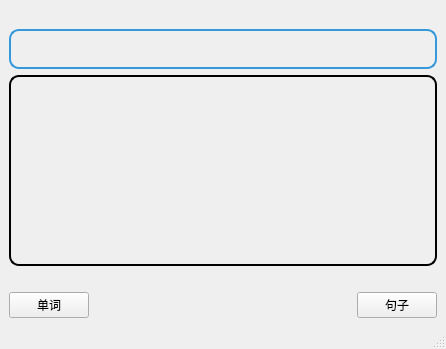
<?xml version="1.0" encoding="UTF-8"?>
<ui version="4.0">
 <class>MainWindow</class>
 <widget class="QMainWindow" name="MainWindow">
  <property name="geometry">
   <rect>
    <x>0</x>
    <y>0</y>
    <width>446</width>
    <height>349</height>
   </rect>
  </property>
  <property name="windowTitle">
   <string>MainWindow</string>
  </property>
  <widget class="QWidget" name="centralwidget">
   <layout class="QGridLayout" name="gridLayout">
    <item row="0" column="0">
     <layout class="QVBoxLayout" name="verticalLayout_2">
      <item>
       <layout class="QVBoxLayout" name="verticalLayout">
        <item>
         <spacer name="horizontalSpacer_2">
          <property name="orientation">
           <enum>Qt::Horizontal</enum>
          </property>
          <property name="sizeHint" stdset="0">
           <size>
            <width>40</width>
            <height>20</height>
           </size>
          </property>
         </spacer>
        </item>
        <item>
         <layout class="QHBoxLayout" name="horizontalLayout">
          <item>
           <widget class="QLineEdit" name="lineEdit">
            <property name="styleSheet">
             <string notr="true">QLineEdit {
    border: 2px solid #3498db;
    border-radius: 10px;
    padding: 10px;
    background-color: transparent;
    color: #3498db;
    selection-background-color: #3498db;
    selection-color: #ffffff;
}

QLineEdit:hover {
    border: 2px solid #2980b9;
    background: qlineargradient(x1: 0, y1: 0, x2: 0, y2: 1, stop: 0 #3498db, stop: 1 rgba(52, 152, 219, 100));
}

QLineEdit:focus {
    border: 2px solid #1f5a99;
    background-color: transparent;
}</string>
            </property>
           </widget>
          </item>
         </layout>
        </item>
        <item>
         <widget class="QTextEdit" name="textEdit">
          <property name="styleSheet">
           <string notr="true">QTextEdit {
    border: 2px solid;
    border-radius: 10px;
    padding: 10px;
    background-color: transparent;
    color: #000000;
    selection-background-color: #3498db;
    selection-color: #ffffff;
}</string>
          </property>
         </widget>
        </item>
       </layout>
      </item>
      <item>
       <spacer name="horizontalSpacer_3">
        <property name="orientation">
         <enum>Qt::Horizontal</enum>
        </property>
        <property name="sizeHint" stdset="0">
         <size>
          <width>40</width>
          <height>20</height>
         </size>
        </property>
       </spacer>
      </item>
      <item>
       <layout class="QHBoxLayout" name="horizontalLayout_2">
        <item>
         <widget class="QPushButton" name="wordButton">
          <property name="text">
           <string>单词</string>
          </property>
         </widget>
        </item>
        <item>
         <spacer name="horizontalSpacer">
          <property name="orientation">
           <enum>Qt::Horizontal</enum>
          </property>
          <property name="sizeHint" stdset="0">
           <size>
            <width>40</width>
            <height>20</height>
           </size>
          </property>
         </spacer>
        </item>
        <item>
         <widget class="QPushButton" name="sentenceButton">
          <property name="text">
           <string>句子</string>
          </property>
         </widget>
        </item>
       </layout>
      </item>
     </layout>
    </item>
   </layout>
  </widget>
  <widget class="QMenuBar" name="menubar">
   <property name="geometry">
    <rect>
     <x>0</x>
     <y>0</y>
     <width>446</width>
     <height>20</height>
    </rect>
   </property>
  </widget>
  <widget class="QStatusBar" name="statusbar"/>
 </widget>
 <resources/>
 <connections/>
</ui>
